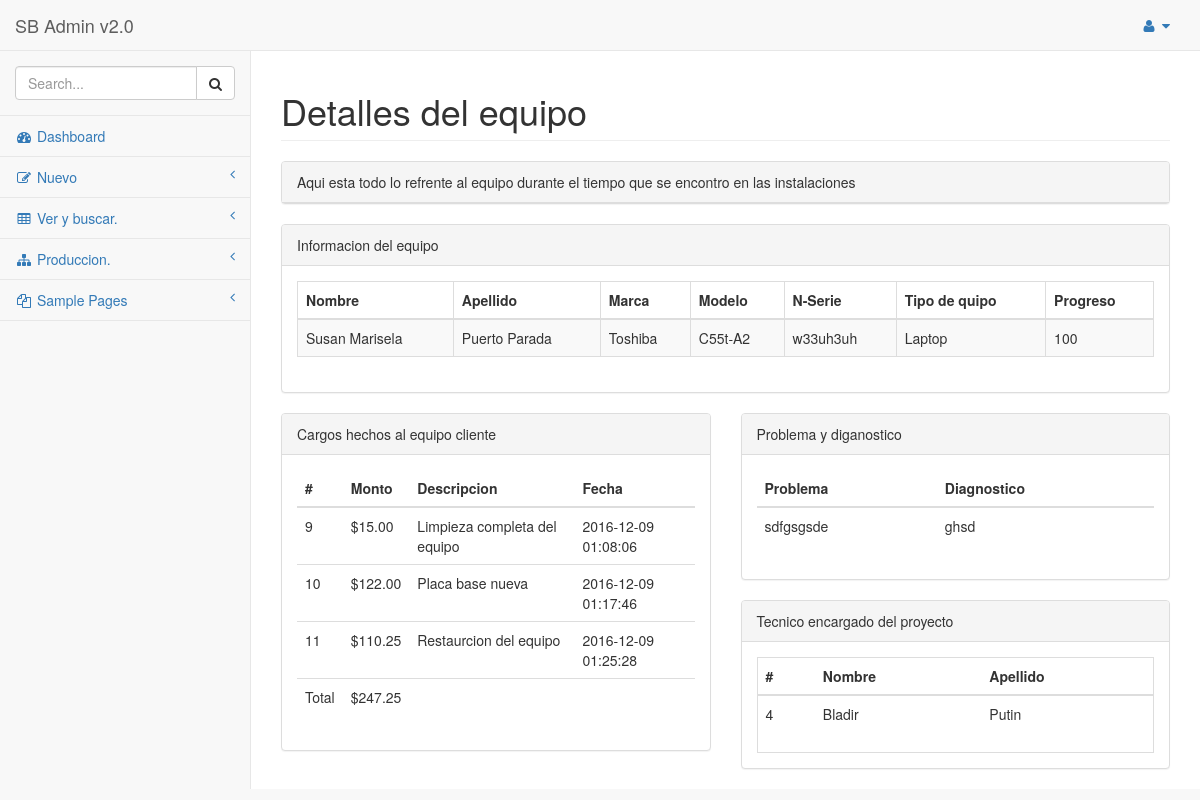
/admin/detaillequipos.php?var=4 (signed in), run on the app's committed database.
### tables this page shows
CREATE TABLE IF NOT EXISTS `equipos_clientes` (
  `id_eqclient` int(11) NOT NULL AUTO_INCREMENT,
  `marca_eqclient` varchar(20) NOT NULL,
  `model_eqclient` varchar(70) NOT NULL,
  `SN_eqclient` varchar(70) NOT NULL,
  `tipo_eqclient` varchar(30) NOT NULL,
  `hardware_eqclient` varchar(500) NOT NULL,
  `observaciones_eqclient` varchar(1000) NOT NULL,
  `problema_eqclient` varchar(1000) NOT NULL,
  `diagnostico_eqclient` varchar(1000) NOT NULL,
  `progreso` int(11) NOT NULL,
  `status` int(11) NOT NULL,
  `propietario_eqclient` int(11) NOT NULL,
  `tecnico` int(11) NOT NULL,
  PRIMARY KEY (`id_eqclient`),
  KEY `propietario_eqclient` (`propietario_eqclient`),
  KEY `tecnico` (`tecnico`)
);

CREATE TABLE IF NOT EXISTS `Clientes` (
  `Id_client` int(11) NOT NULL AUTO_INCREMENT,
  `nom_client` varchar(100) NOT NULL,
  `apell_client` varchar(100) NOT NULL,
  `tell_client` varchar(13) NOT NULL,
  `email_client` varchar(100) NOT NULL,
  PRIMARY KEY (`Id_client`)
);

CREATE TABLE IF NOT EXISTS `cargos_eqpaciente` (
  `id_cargo` int(11) NOT NULL AUTO_INCREMENT,
  `monto_cargo` decimal(10,2) NOT NULL,
  `descripcion_cargo` varchar(1000) NOT NULL,
  `fecha_cargo` datetime NOT NULL,
  `saldado` int(11) NOT NULL,
  `cod_eqclient` int(11) NOT NULL,
  PRIMARY KEY (`id_cargo`),
  KEY `cod_eqclient` (`cod_eqclient`)
);

CREATE TABLE IF NOT EXISTS `colavoradores` (
  `id_colavor` int(11) NOT NULL AUTO_INCREMENT,
  `nom_colaborador` varchar(90) NOT NULL,
  `apell_colavorador` varchar(90) NOT NULL,
  `tell_colavorador` varchar(12) DEFAULT NULL,
  `cell_colavorador` varchar(12) NOT NULL,
  `Fecha_nacimiento` date NOT NULL,
  `dui_col` varchar(30) NOT NULL,
  `isss_colavorador` varchar(20) NOT NULL,
  `afp_colavorador` varchar(20) NOT NULL,
  `nit_colavorador` varchar(30) NOT NULL,
  `licencia_colavorador` varchar(30) NOT NULL,
  `tipo_licen_colavorador` varchar(20) NOT NULL,
  `direccion_colavorador` varchar(1000) NOT NULL,
  `email_colavorador` varchar(1000) NOT NULL,
  `cargo_colavorador` int(11) NOT NULL,
  PRIMARY KEY (`id_colavor`),
  KEY `cargo_colavorador` (`cargo_colavorador`)
);

### admin/fine/vistas.php (the view, shortened to what this page needs)
<?php
function DetaillEqc($sideqcli)
{
  $detaileq = mysql_query("SELECT nom_client, apell_client, marca_eqclient, model_eqclient, SN_eqclient, tipo_eqclient, progreso, problema_eqclient, diagnostico_eqclient FROM Clientes, equipos_clientes WHERE propietario_eqclient = id_client AND id_eqclient =  '$sideqcli'") or die(mysql_error());
  $rowedetaileq = mysql_fetch_row($detaileq);
  echo ' <div class="col-lg-12">
                    <div class="panel panel-default">
                        <div class="panel-heading">
                            Informacion del equipo
                        </div>
                        <div class="panel-body">
                            <div class="table-responsive">
                                <table class="table table-striped table-bordered table-hover">
                                    <thead>
                                        <tr>
                                            <th>Nombre</th>
                                            <th>Apellido</th>
                                            <th>Marca</th>
                                            <th>Modelo</th>
                                            <th>N-Serie</th>
                                            <th>Tipo de quipo</th>
                                            <th>Progreso</th>
                                        </tr>
                                    </thead>
                                    <tbody>
                                        <tr>
                                            <td>'.$rowedetaileq[0].'</td>
                                            <td>'.$rowedetaileq[1].'</td>
                                            <td>'.$rowedetaileq[2].'</td>
                                            <td>'.$rowedetaileq[3].'</td>
                                            <td>'.$rowedetaileq[4].'</td>
                                            <td>'.$rowedetaileq[5].'</td>
                                            <td>'.$rowedetaileq[6].'</td>
                                        </tr>
                                    </tbody>
                                </table>
                            </div>
                        </div>
                    </div>
                </div>';
$cargos = mysql_query("SELECT id_cargo, monto_cargo, descripcion_cargo, fecha_cargo FROM equipos_clientes, cargos_eqpaciente WHERE id_eqclient =  '$sideqcli' AND cod_eqclient = id_eqclient AND saldado = 0") or die(mysql_error());
    echo '  <div class="col-lg-6">
                    <div class="panel panel-default">
                        <div class="panel-heading">
                            Cargos hechos al equipo cliente
                        </div>
                        <div class="panel-body">
                            <div class="table-responsive">
                                <table class="table">
                                    <thead>
                                        <tr>
                                            <th>#</th>
                                            <th>Monto</th>
                                            <th>Descripcion</th>
                                            <th>Fecha</th>
                                        </tr>
                                    </thead>
                                    <tbody>';
                                    $suma = 0;
               while ($rowcargos = mysql_fetch_row($cargos)){
                $suma +=  $rowcargos[1];
                                echo ' <tr>
                                      <td>'.$rowcargos[0].'</td>
                                      <td>$'.$rowcargos[1].'</td>
                                      <td>'.$rowcargos[2].'</td>
                                      <td>'.$rowcargos[3].'</td>
                                  </tr>';
                                }
            echo '    <tr>
                         <td>Total</td>
                         <td>$'.$suma.'</td>
                         <td></td>
                         <td></td>
                     </tr>
                  </tbody>
              </table>
          </div>
         </div>
     </div>
 </div>';
 echo '<div class="col-lg-6">
                    <div class="panel panel-default">
                        <div class="panel-heading">
                            Problema y diganostico
                        </div>
                        <div class="panel-body">
                            <div class="table-responsive">
                                <table class="table">
                                    <thead>
                                        <tr>
                                            <th>Problema</th>
                                            <th>Diagnostico</th>
                                        </tr>
                                    </thead>
                                    <tbody>
                                        <tr>
                                            <td>'.$rowedetaileq[7].'</td>
                                            <td>'.$rowedetaileq[8].'</td>
                                        </tr>
                                    </tbody>
                                </table>
                            </div>
                        </div>
                    </div>
                </div>';
  $detailtec = mysql_query("SELECT id_colavor, nom_colaborador, apell_colavorador FROM colavoradores, intra_usuario, equipos_clientes WHERE tecnico = id_intrauser AND cod_colavorador = id_colavor AND id_eqclient =  '$sideqcli';
") or die(mysql_error());
  $rowedetailtec = mysql_fetch_row($detailtec);
echo '<div class="col-lg-6">
                    <div class="panel panel-default">
                        <div class="panel-heading">
                            Tecnico encargado del proyecto
                        </div>
                        <div class="panel-body">
                            <div class="table-responsive table-bordered">
                                <table class="table">
                                    <thead>
                                        <tr>
                                            <th>#</th>
                                            <th>Nombre</th>
                                            <th>Apellido</th>
                                        </tr>
                                    </thead>
                                    <tbody>
                                        <tr>
                                            <td>'.$rowedetailtec[0].'</td>
                                            <td>'.$rowedetailtec[1].'</td>
                                            <td>'.$rowedetailtec[2].'</td>
                                        </tr>
                                    </tbody>
                                </table>
                            </div>
                        </div>
                    </div>
                </div>';
}
?>

### data on the page
equipos_clientes: propietario_eqclient.nom_client "Susan Marisela", propietario_eqclient.apell_client "Puerto Parada", marca_eqclient "Toshiba", model_eqclient "C55t-A2", SN_eqclient "w33uh3uh", tipo_eqclient "Laptop", progreso "100", problema_eqclient "sdfgsgsde", diagnostico_eqclient "ghsd"
cargos_eqpaciente: id_cargo "9", monto_cargo "15.00", descripcion_cargo "Limpieza completa del equipo", fecha_cargo "2016-12-09 01:08:06"
cargos_eqpaciente: id_cargo "10", monto_cargo "122.00", descripcion_cargo "Placa base nueva", fecha_cargo "2016-12-09 01:17:46"
cargos_eqpaciente: id_cargo "11", monto_cargo "110.25", descripcion_cargo "Restaurcion del equipo", fecha_cargo "2016-12-09 01:25:28"
colavoradores: id_colavor "4", nom_colaborador "Bladir", apell_colavorador "Putin"

### other printed values
$suma "247.25"
